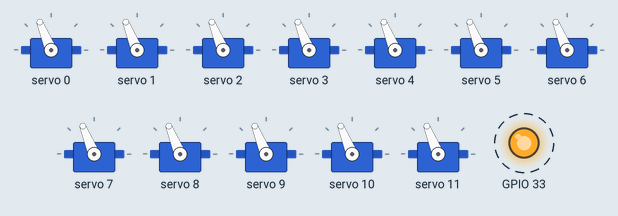
Bench run of a sketch on a simulated ESP32. Parts: 12 × servo, output pins drawn as LEDs (lit = HIGH). Dashed ring = blinking. Nothing arrives over Bluetooth unless stated; what the sketch prints to the serial monitor is not drawn.

Above: at 1.2 s.
Timing chart, 0 to 4.0 s (numbered marks = the images above):
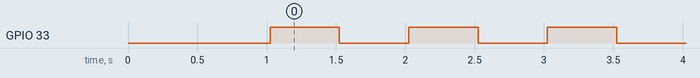

The sketch:

robot-spider.ino
```cpp
#include <arduino.h>
#include <robot.h>

Robot robot;

void setup() {
  robot.setup();
}

void loop() {
  robot.loop();
}
```

Measured:
- by itself, GPIO 33: alternates HIGH for 0.50 s and LOW for 0.50 s
